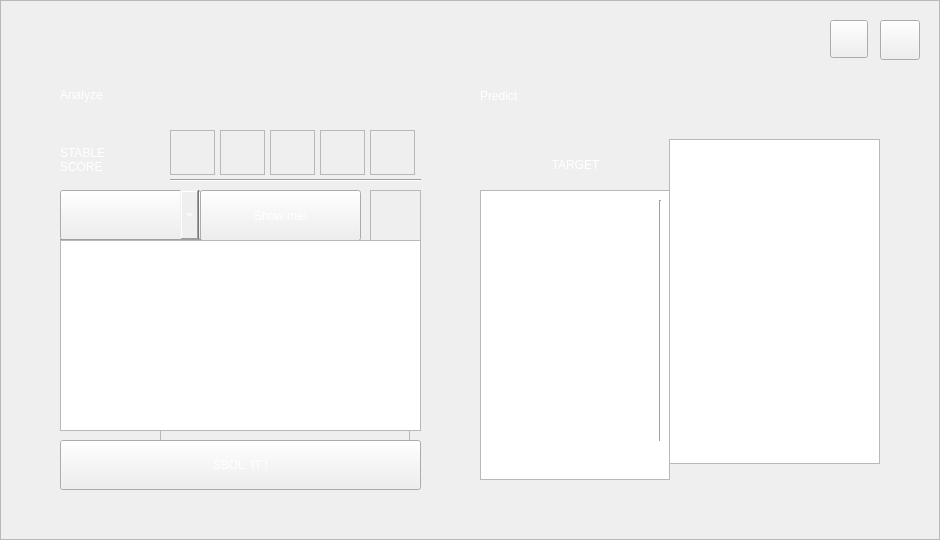
<?xml version="1.0" encoding="UTF-8"?>
<ui version="4.0">
 <class>result</class>
 <widget class="QWidget" name="result">
  <property name="geometry">
   <rect>
    <x>0</x>
    <y>0</y>
    <width>940</width>
    <height>540</height>
   </rect>
  </property>
  <property name="windowTitle">
   <string>Form</string>
  </property>
  <property name="windowIcon">
   <iconset resource="gNAP.qrc">
    <normaloff>:/picture/picture/icon.png</normaloff>:/picture/picture/icon.png</iconset>
  </property>
  <widget class="QFrame" name="back_result">
   <property name="geometry">
    <rect>
     <x>0</x>
     <y>0</y>
     <width>940</width>
     <height>540</height>
    </rect>
   </property>
   <property name="styleSheet">
    <string notr="true">#back_result{
        border-image: url(:/picture/picture/background.jpg);
}</string>
   </property>
   <property name="frameShape">
    <enum>QFrame::StyledPanel</enum>
   </property>
   <property name="frameShadow">
    <enum>QFrame::Raised</enum>
   </property>
   <widget class="QPushButton" name="close">
    <property name="geometry">
     <rect>
      <x>880</x>
      <y>20</y>
      <width>40</width>
      <height>40</height>
     </rect>
    </property>
    <property name="cursor">
     <cursorShape>PointingHandCursor</cursorShape>
    </property>
    <property name="styleSheet">
     <string notr="true">#close{
        border-image: url(:/picture/picture/close1.png);
}

#close:hover{

        border-image: url(:/picture/picture/close2.png);
}</string>
    </property>
    <property name="text">
     <string/>
    </property>
   </widget>
   <widget class="QPushButton" name="back">
    <property name="geometry">
     <rect>
      <x>830</x>
      <y>20</y>
      <width>38</width>
      <height>38</height>
     </rect>
    </property>
    <property name="cursor">
     <cursorShape>PointingHandCursor</cursorShape>
    </property>
    <property name="styleSheet">
     <string notr="true">#back{
        border-image: url(:/picture/picture/back1.png);
}

#back:hover{

        border-image: url(:/picture/picture/back2.png);
}</string>
    </property>
    <property name="text">
     <string/>
    </property>
   </widget>
   <widget class="QWidget" name="analyze" native="true">
    <property name="geometry">
     <rect>
      <x>60</x>
      <y>60</y>
      <width>361</width>
      <height>430</height>
     </rect>
    </property>
    <widget class="QLabel" name="analyze_head">
     <property name="geometry">
      <rect>
       <x>0</x>
       <y>10</y>
       <width>160</width>
       <height>50</height>
      </rect>
     </property>
     <property name="styleSheet">
      <string notr="true">#analyze_head{
        font: 75 28pt &quot;Arial&quot;;
        color:white;
}</string>
     </property>
     <property name="text">
      <string>Analyze</string>
     </property>
    </widget>
    <widget class="QLabel" name="score">
     <property name="geometry">
      <rect>
       <x>0</x>
       <y>69</y>
       <width>101</width>
       <height>61</height>
      </rect>
     </property>
     <property name="styleSheet">
      <string notr="true">#score{
        background-image: url(:/picture/picture/progress.png);
        color:white;
        font: 75 18pt &quot;Arial&quot;;
}
</string>
     </property>
     <property name="text">
      <string>STABLE
SCORE</string>
     </property>
     <property name="alignment">
      <set>Qt::AlignLeading|Qt::AlignLeft|Qt::AlignVCenter</set>
     </property>
    </widget>
    <widget class="QFrame" name="star">
     <property name="geometry">
      <rect>
       <x>100</x>
       <y>350</y>
       <width>250</width>
       <height>50</height>
      </rect>
     </property>
     <property name="styleSheet">
      <string notr="true">#star{

        border-image: url(:/picture/picture/progress.png);
}</string>
     </property>
     <property name="frameShape">
      <enum>QFrame::StyledPanel</enum>
     </property>
     <property name="frameShadow">
      <enum>QFrame::Raised</enum>
     </property>
    </widget>
    <widget class="QComboBox" name="choose">
     <property name="geometry">
      <rect>
       <x>0</x>
       <y>130</y>
       <width>141</width>
       <height>50</height>
      </rect>
     </property>
     <property name="cursor">
      <cursorShape>IBeamCursor</cursorShape>
     </property>
     <property name="styleSheet">
      <string notr="true">QComboBox::drop-down{
width:0;
}

#choose{

        border-image: url(:/picture/picture/progress.png);
        font: 75 20pt &quot;Comic Sans MS&quot;;
        color:white;

}

#choose:hover{
        border-image: url(:/picture/picture/gray2.png);
}</string>
     </property>
    </widget>
    <widget class="QFrame" name="up_down">
     <property name="geometry">
      <rect>
       <x>310</x>
       <y>130</y>
       <width>51</width>
       <height>51</height>
      </rect>
     </property>
     <property name="styleSheet">
      <string notr="true">#up_down{
border-image: url(:/picture/picture/to_high.png);}</string>
     </property>
     <property name="frameShape">
      <enum>QFrame::StyledPanel</enum>
     </property>
     <property name="frameShadow">
      <enum>QFrame::Raised</enum>
     </property>
    </widget>
    <widget class="QTextBrowser" name="Information">
     <property name="geometry">
      <rect>
       <x>0</x>
       <y>180</y>
       <width>361</width>
       <height>191</height>
      </rect>
     </property>
     <property name="styleSheet">
      <string notr="true">#Information{
        border-image: url(:/picture/picture/progress.png);
        color:white;
        font: 75 18pt &quot;Courier&quot;;
}</string>
     </property>
     <property name="html">
      <string>&lt;!DOCTYPE HTML PUBLIC &quot;-//W3C//DTD HTML 4.0//EN&quot; &quot;http://www.w3.org/TR/REC-html40/strict.dtd&quot;&gt;
&lt;html&gt;&lt;head&gt;&lt;meta name=&quot;qrichtext&quot; content=&quot;1&quot; /&gt;&lt;style type=&quot;text/css&quot;&gt;
p, li { white-space: pre-wrap; }
&lt;/style&gt;&lt;/head&gt;&lt;body style=&quot; font-family:'Courier'; font-size:18pt; font-weight:72; font-style:normal;&quot;&gt;
&lt;p style=&quot;-qt-paragraph-type:empty; margin-top:0px; margin-bottom:0px; margin-left:0px; margin-right:0px; -qt-block-indent:0; text-indent:0px;&quot;&gt;&lt;br /&gt;&lt;/p&gt;
&lt;p style=&quot;-qt-paragraph-type:empty; margin-top:0px; margin-bottom:0px; margin-left:0px; margin-right:0px; -qt-block-indent:0; text-indent:0px;&quot;&gt;&lt;br /&gt;&lt;/p&gt;&lt;/body&gt;&lt;/html&gt;</string>
     </property>
     <property name="cursorWidth">
      <number>0</number>
     </property>
     <property name="openExternalLinks">
      <bool>true</bool>
     </property>
    </widget>
    <widget class="QPushButton" name="done">
     <property name="geometry">
      <rect>
       <x>140</x>
       <y>130</y>
       <width>161</width>
       <height>51</height>
      </rect>
     </property>
     <property name="cursor">
      <cursorShape>PointingHandCursor</cursorShape>
     </property>
     <property name="styleSheet">
      <string notr="true">#done{
        border-image: url(:/picture/picture/progress.png);
        color:white;
        font: 75 18pt &quot;Arial&quot;;
}
#done:hover{

        border-image: url(:/picture/picture/gray2.png);
}
</string>
     </property>
     <property name="text">
      <string>Show me!</string>
     </property>
    </widget>
    <widget class="QPushButton" name="sbol">
     <property name="geometry">
      <rect>
       <x>0</x>
       <y>380</y>
       <width>361</width>
       <height>50</height>
      </rect>
     </property>
     <property name="cursor">
      <cursorShape>PointingHandCursor</cursorShape>
     </property>
     <property name="styleSheet">
      <string notr="true">#sbol{
        border-image: url(:/picture/picture/progress.png);
        color:white;
        font: 75 18pt &quot;Arial&quot;;
}
#sbol:hover{
        border-image: url(:/picture/picture/gray2.png);
}
</string>
     </property>
     <property name="text">
      <string>SBOL  IT !</string>
     </property>
    </widget>
    <widget class="Line" name="line_2">
     <property name="geometry">
      <rect>
       <x>110</x>
       <y>110</y>
       <width>251</width>
       <height>20</height>
      </rect>
     </property>
     <property name="orientation">
      <enum>Qt::Horizontal</enum>
     </property>
    </widget>
    <widget class="QFrame" name="star1">
     <property name="geometry">
      <rect>
       <x>110</x>
       <y>70</y>
       <width>45</width>
       <height>45</height>
      </rect>
     </property>
     <property name="styleSheet">
      <string notr="true">border-image: url(:/picture/picture/star.png);</string>
     </property>
     <property name="frameShape">
      <enum>QFrame::StyledPanel</enum>
     </property>
     <property name="frameShadow">
      <enum>QFrame::Raised</enum>
     </property>
    </widget>
    <widget class="Line" name="line_4">
     <property name="geometry">
      <rect>
       <x>0</x>
       <y>170</y>
       <width>141</width>
       <height>20</height>
      </rect>
     </property>
     <property name="orientation">
      <enum>Qt::Horizontal</enum>
     </property>
    </widget>
    <widget class="QFrame" name="star2">
     <property name="geometry">
      <rect>
       <x>160</x>
       <y>70</y>
       <width>45</width>
       <height>45</height>
      </rect>
     </property>
     <property name="styleSheet">
      <string notr="true">border-image: url(:/picture/picture/star.png);</string>
     </property>
     <property name="frameShape">
      <enum>QFrame::StyledPanel</enum>
     </property>
     <property name="frameShadow">
      <enum>QFrame::Raised</enum>
     </property>
    </widget>
    <widget class="QFrame" name="star4">
     <property name="geometry">
      <rect>
       <x>260</x>
       <y>70</y>
       <width>45</width>
       <height>45</height>
      </rect>
     </property>
     <property name="styleSheet">
      <string notr="true">border-image: url(:/picture/picture/star.png);</string>
     </property>
     <property name="frameShape">
      <enum>QFrame::StyledPanel</enum>
     </property>
     <property name="frameShadow">
      <enum>QFrame::Raised</enum>
     </property>
    </widget>
    <widget class="QFrame" name="star5">
     <property name="geometry">
      <rect>
       <x>310</x>
       <y>70</y>
       <width>45</width>
       <height>45</height>
      </rect>
     </property>
     <property name="styleSheet">
      <string notr="true">border-image: url(:/picture/picture/star.png);</string>
     </property>
     <property name="frameShape">
      <enum>QFrame::StyledPanel</enum>
     </property>
     <property name="frameShadow">
      <enum>QFrame::Raised</enum>
     </property>
    </widget>
    <widget class="QFrame" name="star3">
     <property name="geometry">
      <rect>
       <x>210</x>
       <y>70</y>
       <width>45</width>
       <height>45</height>
      </rect>
     </property>
     <property name="styleSheet">
      <string notr="true">border-image: url(:/picture/picture/star.png);</string>
     </property>
     <property name="frameShape">
      <enum>QFrame::StyledPanel</enum>
     </property>
     <property name="frameShadow">
      <enum>QFrame::Raised</enum>
     </property>
    </widget>
    <zorder>analyze_head</zorder>
    <zorder>score</zorder>
    <zorder>star</zorder>
    <zorder>choose</zorder>
    <zorder>done</zorder>
    <zorder>sbol</zorder>
    <zorder>up_down</zorder>
    <zorder>line_2</zorder>
    <zorder>star1</zorder>
    <zorder>line_4</zorder>
    <zorder>star2</zorder>
    <zorder>star4</zorder>
    <zorder>star5</zorder>
    <zorder>star3</zorder>
    <zorder>Information</zorder>
   </widget>
   <widget class="QWidget" name="predict" native="true">
    <property name="geometry">
     <rect>
      <x>480</x>
      <y>60</y>
      <width>400</width>
      <height>430</height>
     </rect>
    </property>
    <property name="styleSheet">
     <string notr="true"/>
    </property>
    <widget class="QLabel" name="predict_head">
     <property name="geometry">
      <rect>
       <x>0</x>
       <y>10</y>
       <width>171</width>
       <height>51</height>
      </rect>
     </property>
     <property name="styleSheet">
      <string notr="true">#predict_head{
        font: 75 28pt &quot;Arial&quot;;
        color:white;
}</string>
     </property>
     <property name="text">
      <string>Predict</string>
     </property>
    </widget>
    <widget class="QLabel" name="target">
     <property name="geometry">
      <rect>
       <x>0</x>
       <y>80</y>
       <width>191</width>
       <height>50</height>
      </rect>
     </property>
     <property name="styleSheet">
      <string notr="true">#target{

        border-image: url(:/picture/picture/progress.png);
        color:white;
        font: 75 18pt &quot;Arial&quot;;
}
</string>
     </property>
     <property name="text">
      <string>TARGET</string>
     </property>
     <property name="alignment">
      <set>Qt::AlignCenter</set>
     </property>
    </widget>
    <widget class="QTextBrowser" name="target_gene">
     <property name="geometry">
      <rect>
       <x>0</x>
       <y>130</y>
       <width>190</width>
       <height>290</height>
      </rect>
     </property>
     <property name="styleSheet">
      <string notr="true">#target_gene{
        border-image: url(:/picture/picture/progress.png);
color:white;
        font: 75 18pt &quot;Courier&quot;;
}</string>
     </property>
     <property name="html">
      <string>&lt;!DOCTYPE HTML PUBLIC &quot;-//W3C//DTD HTML 4.0//EN&quot; &quot;http://www.w3.org/TR/REC-html40/strict.dtd&quot;&gt;
&lt;html&gt;&lt;head&gt;&lt;meta name=&quot;qrichtext&quot; content=&quot;1&quot; /&gt;&lt;style type=&quot;text/css&quot;&gt;
p, li { white-space: pre-wrap; }
&lt;/style&gt;&lt;/head&gt;&lt;body style=&quot; font-family:'Courier'; font-size:18pt; font-weight:72; font-style:normal;&quot;&gt;
&lt;p align=&quot;center&quot; style=&quot;-qt-paragraph-type:empty; margin-top:0px; margin-bottom:0px; margin-left:0px; margin-right:0px; -qt-block-indent:0; text-indent:0px;&quot;&gt;&lt;br /&gt;&lt;/p&gt;&lt;/body&gt;&lt;/html&gt;</string>
     </property>
    </widget>
    <widget class="QTextBrowser" name="prediction">
     <property name="geometry">
      <rect>
       <x>189</x>
       <y>79</y>
       <width>211</width>
       <height>325</height>
      </rect>
     </property>
     <property name="styleSheet">
      <string notr="true">#prediction{
        border-image: url(:/picture/picture/progress.png);
color:white;
        font: 75 16pt &quot;Courier&quot;;
}</string>
     </property>
     <property name="html">
      <string>&lt;!DOCTYPE HTML PUBLIC &quot;-//W3C//DTD HTML 4.0//EN&quot; &quot;http://www.w3.org/TR/REC-html40/strict.dtd&quot;&gt;
&lt;html&gt;&lt;head&gt;&lt;meta name=&quot;qrichtext&quot; content=&quot;1&quot; /&gt;&lt;style type=&quot;text/css&quot;&gt;
p, li { white-space: pre-wrap; }
&lt;/style&gt;&lt;/head&gt;&lt;body style=&quot; font-family:'Courier'; font-size:16pt; font-weight:72; font-style:normal;&quot;&gt;
&lt;p align=&quot;center&quot; style=&quot;-qt-paragraph-type:empty; margin-top:0px; margin-bottom:0px; margin-left:0px; margin-right:0px; -qt-block-indent:0; text-indent:0px;&quot;&gt;&lt;br /&gt;&lt;/p&gt;&lt;/body&gt;&lt;/html&gt;</string>
     </property>
    </widget>
    <widget class="Line" name="line_3">
     <property name="geometry">
      <rect>
       <x>170</x>
       <y>140</y>
       <width>20</width>
       <height>241</height>
      </rect>
     </property>
     <property name="orientation">
      <enum>Qt::Vertical</enum>
     </property>
    </widget>
   </widget>
   <widget class="QLabel" name="label">
    <property name="geometry">
     <rect>
      <x>760</x>
      <y>470</y>
      <width>171</width>
      <height>57</height>
     </rect>
    </property>
    <property name="styleSheet">
     <string notr="true">border-image: url(:/picture/picture/Software-Logo_white_small.png);</string>
    </property>
    <property name="text">
     <string/>
    </property>
   </widget>
  </widget>
 </widget>
 <resources>
  <include location="gNAP.qrc"/>
 </resources>
 <connections/>
</ui>
